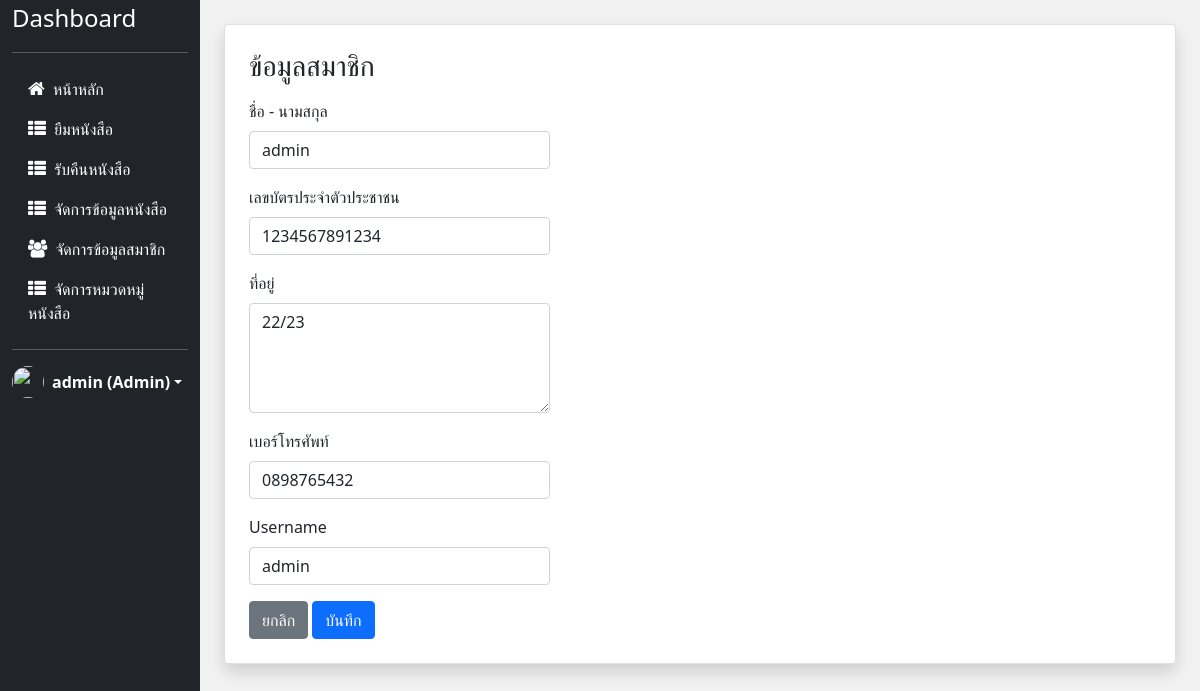
/members/updateMember.php?id=1 (signed in), run on the app's committed database.
### tables this page shows
CREATE TABLE `member` (
  `m_id` int(11) NOT NULL,
  `m_card_id` varchar(13) NOT NULL,
  `m_name` varchar(60) NOT NULL,
  `username` varchar(30) NOT NULL,
  `password` varchar(30) NOT NULL,
  `address` text NOT NULL,
  `phone` varchar(10) NOT NULL,
  `status` int(11) NOT NULL DEFAULT 0
);

### members/updatemember.php (the view, shortened to what this page needs)
<?php
include("../config/connect.php");
$id = $_GET['id'];
?>
<!doctype html>
<html lang="en">
<head>
    <?php
    include("../layout/header.php");
    ?>
</head>
<body>
    <div class="container-fluid" style="background-color: #f2f2f2;">
        <div class="row">
            <?php
            include("../layout/sidebar.php");
            $strSQL = "SELECT * FROM member WHERE m_id = $id";
            $result = mysqli_query($conn, $strSQL);
            if ($row = mysqli_fetch_array($result)) {
            ?>
                <div class="col-md-10 px-4 my-4">
                    <div class="card shadow p-2">
                        <div class="card-body">
                            <h3 class="mb-3">ข้อมูลสมาชิก</h3>
                            <form action="./DB_updateMember.php" method="POST">
                                <div class="col-md-4 mb-3">
                                    <label class="form-label">ชื่อ - นามสกุล</label>
                                    <input type="text" class="form-control" name="name" value="<?php echo $row['m_name'] ?>" required>
                                </div>
                                <div class="col-md-4 mb-3">
                                    <label class="form-label">เลขบัตรประจำตัวประชาชน</label>
                                    <input type="text" class="form-control" name="card_id" value="<?php echo $row['m_card_id'] ?>" required>
                                </div>
                                <div class="col-md-4 mb-3">
                                    <label class="form-label">ที่อยู่</label>
                                    <textarea class="form-control" name="address" rows="4"><?php echo $row['address'] ?></textarea>
                                </div>
                                <div class="col-md-4 mb-3">
                                    <label class="form-label">เบอร์โทรศัพท์</label>
                                    <input type="text" class="form-control" name="phone" value="<?php echo $row['phone'] ?>">
                                </div>
                                <div class="col-md-4 mb-3">
                                    <label class="form-label">Username</label>
                                    <input type="text" class="form-control" name="username" value="<?php echo $row['username'] ?>" required>
                                </div>
                                <a href="./memberList.php" class="btn btn-secondary">ยกลิก</a>
                                <button type="submit" name="update" class="btn btn-primary">บันทึก</button>
                            </form>
                        </div>
                    </div>
                </div>
            <?php } ?>
        </div>
    </div>
</body>
</html>

### data on the page
member: name "admin", card_id "1234567891234", address "22/23", phone "0898765432", username "admin"

### other printed values
$_SESSION["name"] "admin"
$_SESSION["status"] "Admin"
